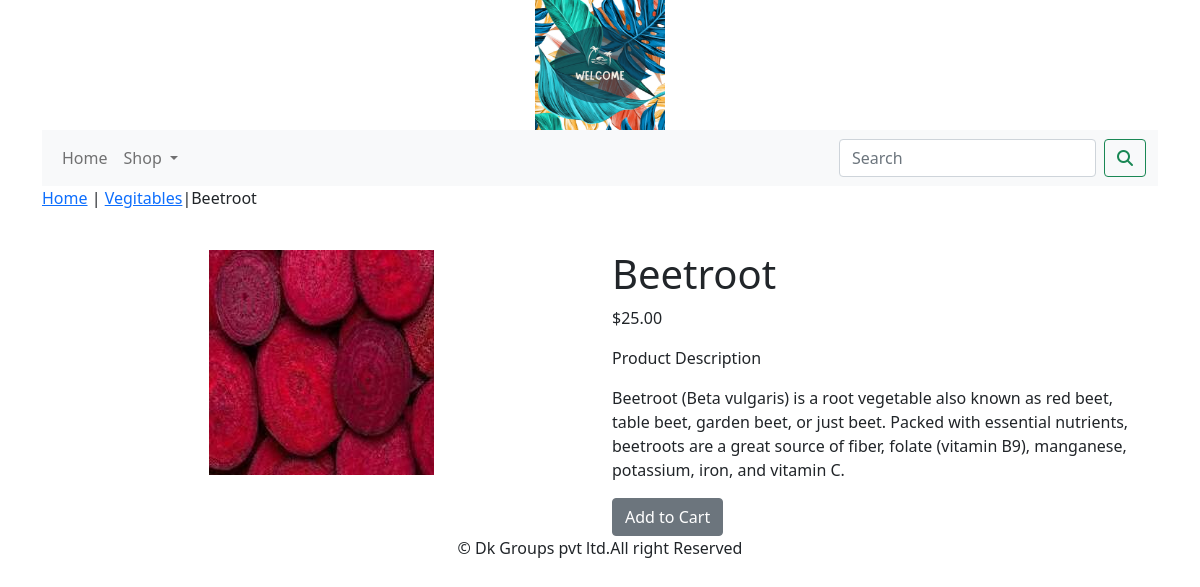
Page /shop/vegitables/beetroot/ on the committed database.
### shop/models.py (models this page shows, shortened)
class Product(models.Model):
    name=models.CharField(max_length=250,unique=True)
    slug=models.SlugField(max_length=250,unique=True)
    description=models.TextField(blank=True)
    price=models.DecimalField(max_digits=10,decimal_places=2)
    category=models.ForeignKey(Category,on_delete=models.CASCADE)
    image = models.ImageField(upload_to='product', blank=True)
    stock=models.IntegerField()
    available=models.BooleanField(default=True)
    created=models.DateTimeField(auto_now_add=True)
    updated=models.DateTimeField(auto_now=True)
    class Meta:
        ordering = ('name',)
        verbose_name = 'product'
        verbose_name_plural = 'products'

class Category(models.Model):
    name=models.CharField(max_length=300,unique=True)
    slug=models.SlugField(max_length=250,unique=True)
    description=models.TextField(blank=True)
    image=models.ImageField(upload_to='category',blank=True)
    class Meta:
        ordering=('name',)
        verbose_name='category'
        verbose_name_plural='categories'
    def get_url(self):
        return reverse('shop:products_by_category',args=[self.slug])
    def __str__(self):
        return '{}'.format(self.name)

### shop/views.py (the view)
# urls.py: path('<slug:c_slug>/<slug:product_slug>/',views.proDetail,name='prodCatdetail')
def proDetail(request,c_slug,product_slug):
    try:
        product=Product.objects.get(category__slug=c_slug,slug=product_slug)
    except Exception as e:
        raise  e
    return render(request,'product.html',{'product':product})

### cart/context_processors.py (called while the page is built)
def counter(request):
    item_count=0
    if 'admin' in request.path:
        return {}
    else:
        try:
            cart=Cart.objects.filter(cart_id=_cart_id(request))
            car_items=CartItem.objects.all().filter(cart=cart[:1])
            for cart_item in car_items:
                item_count += cart_item.quantity
        except Cart.DoesNotExist:
            item_count= 0
    return dict(item_count=item_count)

### cart/views.py (called while the page is built)
def _cart_id(request):
    cart=request.session.session_key
    if not cart:
        cart=request.session.create()
    return cart

### shop/context_processors.py (called while the page is built)
def menu_links(request):
    links=Category.objects.all()
    return dict(links=links)

### template/product.html (shortened to what this page needs)
{% extends 'base.html' %}
{% load static %}
{% block content %}
<div class="row_my_prod_row_class">
    <div class="mx_auto">
        <p><a href="{% url 'shop:allProdCat' %}">Home</a> | <a href="{{product.category.get_url}}">{{product.category}}</a>|{{product.name}}</p>
    </div>
</div>
<div class="container">
<br>
<div class="row">
    <div class="col-12 col-sm-12 col-md-12 col-lg-6 text-center">
        <div style="min-width:18rem">
            <img src="{{product.image.url}}" alt="{{product.name}}">
        </div>
    </div>
        <div class="col-12 col-sm-12 col-md-12 col-lg-6">
            <div>
            <h1 class="my_prod_title">{{product.name}}</h1>
            <p>${{product.price}}</p>
            <p class="my_title">Product Description</p>
            <p class="text-justify my_prod_text">{{product.description}}</p>
            {% if product.stock <= 0 %}
            <p class="text-justify my_prod_text"><b>Out of Stock</b></p>
            {% else %}
            <a class="btn btn-secondary" href="{% url 'cart:add_cart' product.id %}">Add to Cart</a>
            {% endif %}
        </div>
    </div>
</div>
{% endblock %}

### rows in the picture
Product: category "Vegitables", name "Beetroot", image (picture), price "25.00", description "Beetroot (Beta vulgaris) is a root vegetable also known as red beet, table beet, garden beet, or just beet. Packed with essential nutrients, beetroots are a great source of fiber, folate (vitamin B9), manganese, potassium, iron, and vitamin C."
